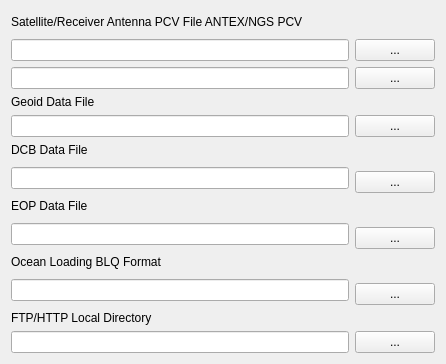
     <widget class="QWidget" name="TabSheet7">
      <property name="toolTip">
       <string/>
      </property>
      <attribute name="title">
       <string>&amp;Files</string>
      </attribute>
      <layout class="QGridLayout" name="gridLayout_6">
       <item row="0" column="1">
        <widget class="QPushButton" name="BtnSatPcvView">
         <property name="enabled">
          <bool>true</bool>
         </property>
         <property name="sizePolicy">
          <sizepolicy hsizetype="Fixed" vsizetype="Fixed">
           <horstretch>0</horstretch>
           <verstretch>0</verstretch>
          </sizepolicy>
         </property>
         <property name="toolTip">
          <string/>
         </property>
         <property name="text">
          <string/>
         </property>
         <property name="icon">
          <iconset resource="rtknavi_qt.qrc">
           <normaloff>:/buttons/doc.bmp</normaloff>:/buttons/doc.bmp</iconset>
         </property>
         <property name="flat">
          <bool>true</bool>
         </property>
        </widget>
       </item>
       <item row="1" column="0" colspan="2">
        <widget class="QLineEdit" name="SatPcvFile">
         <property name="enabled">
          <bool>true</bool>
         </property>
         <property name="toolTip">
          <string/>
         </property>
         <property name="text">
          <string/>
         </property>
        </widget>
       </item>
       <item row="1" column="3">
        <widget class="QPushButton" name="BtnSatPcvFile">
         <property name="enabled">
          <bool>true</bool>
         </property>
         <property name="toolTip">
          <string/>
         </property>
         <property name="text">
          <string>...</string>
         </property>
        </widget>
       </item>
       <item row="2" column="3">
        <widget class="QPushButton" name="BtnAntPcvFile">
         <property name="enabled">
          <bool>true</bool>
         </property>
         <property name="toolTip">
          <string/>
         </property>
         <property name="text">
          <string>...</string>
         </property>
        </widget>
       </item>
       <item row="2" column="0" colspan="2">
        <widget class="QLineEdit" name="AntPcvFile">
         <property name="enabled">
          <bool>true</bool>
         </property>
         <property name="toolTip">
          <string/>
         </property>
         <property name="text">
          <string/>
         </property>
        </widget>
       </item>
       <item row="4" column="0" colspan="2">
        <widget class="QLineEdit" name="GeoidDataFile">
         <property name="enabled">
          <bool>true</bool>
         </property>
         <property name="toolTip">
          <string/>
         </property>
         <property name="text">
          <string/>
         </property>
        </widget>
       </item>
       <item row="4" column="3">
        <widget class="QPushButton" name="BtnGeoidDataFile">
         <property name="enabled">
          <bool>true</bool>
         </property>
         <property name="toolTip">
          <string/>
         </property>
         <property name="text">
          <string>...</string>
         </property>
        </widget>
       </item>
       <item row="3" column="0">
        <widget class="QLabel" name="Label48">
         <property name="enabled">
          <bool>true</bool>
         </property>
         <property name="toolTip">
          <string/>
         </property>
         <property name="text">
          <string>Geoid Data File</string>
         </property>
        </widget>
       </item>
       <item row="5" column="0">
        <widget class="QLabel" name="Label1">
         <property name="enabled">
          <bool>true</bool>
         </property>
         <property name="toolTip">
          <string/>
         </property>
         <property name="text">
          <string>DCB Data File</string>
         </property>
        </widget>
       </item>
       <item row="15" column="0" colspan="2">
        <widget class="QLineEdit" name="LocalDir">
         <property name="enabled">
          <bool>true</bool>
         </property>
         <property name="toolTip">
          <string/>
         </property>
         <property name="text">
          <string/>
         </property>
        </widget>
       </item>
       <item row="14" column="0">
        <widget class="QLabel" name="Label31">
         <property name="enabled">
          <bool>true</bool>
         </property>
         <property name="toolTip">
          <string/>
         </property>
         <property name="text">
          <string>FTP/HTTP Local Directory</string>
         </property>
        </widget>
       </item>
       <item row="15" column="3">
        <widget class="QPushButton" name="BtnLocalDir">
         <property name="enabled">
          <bool>true</bool>
         </property>
         <property name="toolTip">
          <string/>
         </property>
         <property name="text">
          <string>...</string>
         </property>
        </widget>
       </item>
       <item row="7" column="3">
        <widget class="QPushButton" name="BtnDCBFile">
         <property name="enabled">
          <bool>true</bool>
         </property>
         <property name="toolTip">
          <string/>
         </property>
         <property name="text">
          <string>...</string>
         </property>
        </widget>
       </item>
       <item row="5" column="3" rowspan="2">
        <widget class="QPushButton" name="BtnDCBView">
         <property name="enabled">
          <bool>true</bool>
         </property>
         <property name="toolTip">
          <string/>
         </property>
         <property name="text">
          <string/>
         </property>
         <property name="flat">
          <bool>true</bool>
         </property>
        </widget>
       </item>
       <item row="6" column="0" rowspan="2" colspan="2">
        <widget class="QLineEdit" name="DCBFile">
         <property name="enabled">
          <bool>true</bool>
         </property>
         <property name="toolTip">
          <string/>
         </property>
         <property name="text">
          <string/>
         </property>
        </widget>
       </item>
       <item row="8" column="3" rowspan="2">
        <widget class="QPushButton" name="BtnEOPView">
         <property name="enabled">
          <bool>true</bool>
         </property>
         <property name="toolTip">
          <string/>
         </property>
         <property name="text">
          <string/>
         </property>
         <property name="flat">
          <bool>true</bool>
         </property>
        </widget>
       </item>
       <item row="8" column="0">
        <widget class="QLabel" name="Label23">
         <property name="enabled">
          <bool>true</bool>
         </property>
         <property name="toolTip">
          <string/>
         </property>
         <property name="text">
          <string>EOP Data File</string>
         </property>
        </widget>
       </item>
       <item row="9" column="0" rowspan="2" colspan="2">
        <widget class="QLineEdit" name="EOPFile">
         <property name="enabled">
          <bool>true</bool>
         </property>
         <property name="toolTip">
          <string/>
         </property>
         <property name="text">
          <string/>
         </property>
        </widget>
       </item>
       <item row="10" column="3">
        <widget class="QPushButton" name="BtnEOPFile">
         <property name="enabled">
          <bool>true</bool>
         </property>
         <property name="toolTip">
          <string/>
         </property>
         <property name="text">
          <string>...</string>
         </property>
        </widget>
       </item>
       <item row="11" column="3" rowspan="2">
        <widget class="QPushButton" name="BtnOLFileView">
         <property name="enabled">
          <bool>true</bool>
         </property>
         <property name="toolTip">
          <string/>
         </property>
         <property name="text">
          <string/>
         </property>
         <property name="flat">
          <bool>true</bool>
         </property>
        </widget>
       </item>
       <item row="12" column="0" rowspan="2" colspan="2">
        <widget class="QLineEdit" name="OLFile">
         <property name="enabled">
          <bool>true</bool>
         </property>
         <property name="toolTip">
          <string/>
         </property>
         <property name="text">
          <string/>
         </property>
        </widget>
       </item>
       <item row="11" column="0">
        <widget class="QLabel" name="Label34">
         <property name="enabled">
          <bool>true</bool>
         </property>
         <property name="toolTip">
          <string/>
         </property>
         <property name="text">
          <string>Ocean Loading BLQ Format</string>
         </property>
        </widget>
       </item>
       <item row="13" column="3">
        <widget class="QPushButton" name="BtnOLFile">
         <property name="enabled">
          <bool>true</bool>
         </property>
         <property name="toolTip">
          <string/>
         </property>
         <property name="text">
          <string>...</string>
         </property>
        </widget>
       </item>
       <item row="0" column="0">
        <widget class="QLabel" name="Label38">
         <property name="enabled">
          <bool>true</bool>
         </property>
         <property name="toolTip">
          <string/>
         </property>
         <property name="text">
          <string>Satellite/Receiver Antenna PCV File ANTEX/NGS PCV</string>
         </property>
        </widget>
       </item>
       <item row="0" column="3">
        <widget class="QPushButton" name="BtnAntPcvView">
         <property name="enabled">
          <bool>true</bool>
         </property>
         <property name="sizePolicy">
          <sizepolicy hsizetype="Fixed" vsizetype="Fixed">
           <horstretch>0</horstretch>
           <verstretch>0</verstretch>
          </sizepolicy>
         </property>
         <property name="toolTip">
          <string/>
         </property>
         <property name="text">
          <string/>
         </property>
         <property name="icon">
          <iconset resource="rtknavi_qt.qrc">
           <normaloff>:/buttons/doc.bmp</normaloff>:/buttons/doc.bmp</iconset>
         </property>
         <property name="flat">
          <bool>true</bool>
         </property>
        </widget>
       </item>
      </layout>
     </widget>
